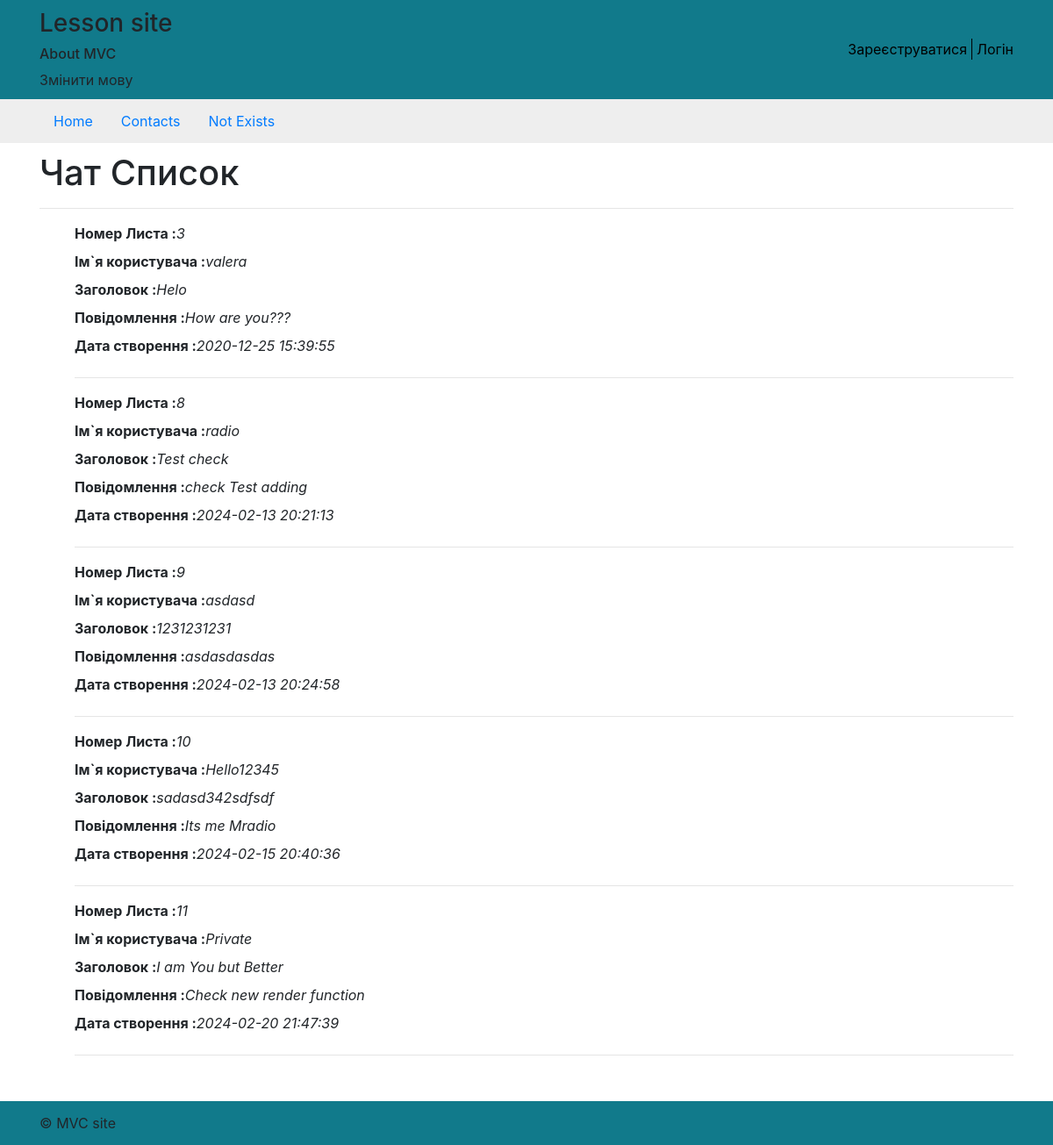
The app's page /?ln=ua with its own data.
### tables this page shows
CREATE TABLE `messages` (
  `id` int unsigned NOT NULL AUTO_INCREMENT,
  `name` varchar(255) DEFAULT NULL,
  `title` varchar(128) NOT NULL,
  `message` text NOT NULL,
  `created_at` datetime NOT NULL,
  `status` int unsigned DEFAULT '0',
  `user_id` int unsigned NOT NULL,
  PRIMARY KEY (`id`)
);

### Core/System.php (called while the page is built, shortened)
<?php
class System
{
   public static function template(string $path, array $params): string {
        extract($params);
        include($path);
        $html = ob_get_clean();
        return $html;
    }
}

### Controller/Messages/MessageIndex.php (called while the page is built, shortened)
<?php
class MessageIndex extends CoreController
{
    private bool $successText = false;
    public function render() : string
    {
        $messages = Messages::getMessages(DbConnect::getConnect());
        $boolResult = $this->getBoolRole([1,2]);
        $this->content = System::template(static::CONTENT_PATH, ['successText' => $this->successText, 'messages' => $messages, 'boolResult' => $boolResult]);
        $mainHtml = Includer::includeHTML(static::INCLUDE_PATH, $this);
        return $mainHtml;
    }
}

### init.php (called while the page is built, shortened)
<?php
function autoload($className): void
{
    $className = ltrim($className, '\\');
    $fileName  = '';
    if ($lastNsPos = strrpos($className, '\\')) {
        $namespace = substr($className, 0, $lastNsPos);
        $className = substr($className, $lastNsPos + 1);
        $fileName  = str_replace('\\', DIRECTORY_SEPARATOR, $namespace) . DIRECTORY_SEPARATOR;
    }
    $fileName .= str_replace('_', DIRECTORY_SEPARATOR, $className) . '.php';
}

### Core/DbConnect.php (called while the page is built, shortened)
<?php
class DbConnect
{
    private static $connect;
    static function init() {
        self::$connect = mysqli_connect(self::DB_HOST, self::DB_USER, self::DB_PASS, self::DB_DATABASE_NAME) or die('Mysql connection error: ' . mysqli_error());
    }
    static function getConnect()
    {
        return static::$connect;
    }
}

### Model/Messages.php (called while the page is built, shortened)
<?php
class Messages
{
    public static function getMessages($connect) : array {
        $queryString = "SELECT * FROM messages WHERE 1";
        $result_arr = mysqli_fetch_all(mysqli_query($connect, $queryString),MYSQLI_ASSOC);
        return $result_arr ?? [];
    }
}

### Core/Language.php (called while the page is built, shortened)
<?php
class Language {
    public static function __(string $string) : string {
        $ln = $_GET['ln'] ?? false;
        if (isset($_SESSION['translate']) && is_array($_SESSION['translate'])) {
            foreach ($_SESSION['translate'] as $line) {
                if(strpos($line, $string."|") === 0) {
                    return explode("|", $line)[1] ?? $string;
                }
            }
        }
        return $string;
    }
}

### view/messages/v_index.php (the view, shortened to what this page needs)
<ul>
    <?php foreach ($messages as $message): ?>
    <li>
        <label><strong><?= Language::__('Message id') ?>:</strong></label><em><?= $message['id'] ?></em><br>
        <label><strong><?= Language::__('User Name') ?>:</strong></label><em><?= $message['name'] ?></em><br>
        <label><strong><?= Language::__('Title') ?>:</strong></label><em><?= $message['title'] ?></em><br>
        <label><strong><?= Language::__('Message') ?>:</strong></label><em><?= $message['message'] ?></em><br>
        <label><strong><?= Language::__('Created At') ?>:</strong></label><em><?= $message['created_at'] ?></em><br>
        <hr>
    </li>
    <?php endforeach; ?>
</ul>

### assets/css/main.css (style rules this page uses)
html { position: relative; min-height: 100%; }
body { margin-bottom: 60px; }
ul>li { display: flow-root; }

### records on screen
messages: id "3", name "valera", title "Helo", message "How are you???", created_at "2020-12-25 15:39:55"
messages: id "8", name "radio", title "Test check", message "check Test adding", created_at "2024-02-13 20:21:13"
messages: id "9", name "asdasd", title "1231231231", message "asdasdasdas", created_at "2024-02-13 20:24:58"
messages: id "10", name "Hello12345", title "sadasd342sdfsdf", message "Its me Mradio", created_at "2024-02-15 20:40:36"
messages: id "11", name "Private", title "I am You but Better", message "Check new render function", created_at "2024-02-20 21:47:39"

### other values on screen
Language::__('Change The Language') "Змінити мову"
Language::__('Register') "Зареєструватися"
Language::__('Login') "Логін"
Language::__('Home') "Home"
Language::__('Contacts') "Contacts"
Language::__('Not Exists') "Not Exists"
$controller->getTitle() "Чат Список"
